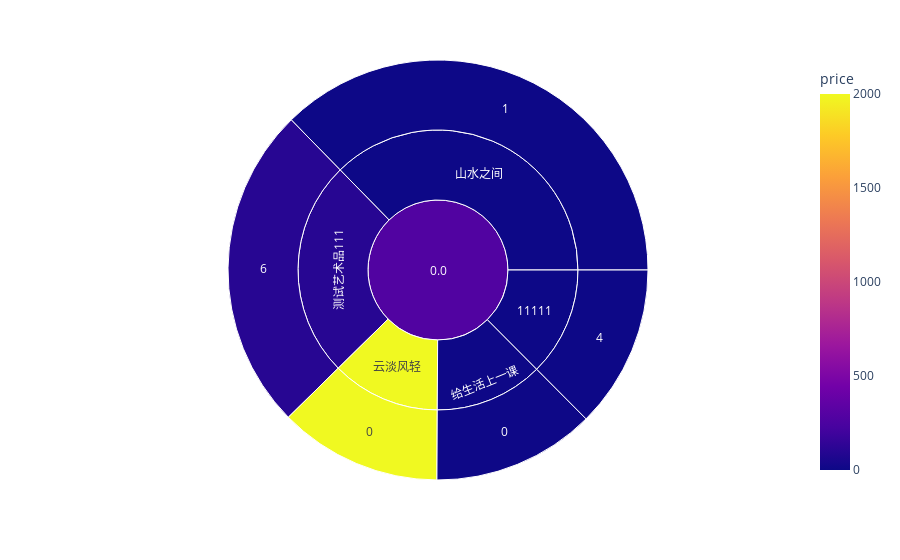

Notebook source saved alongside this figure:
### Code cell
#fig = px.pie(share_art,names ='name')
#             title = 'Artwork Genre most popular with users',
#             hover_data = ['id_y','image_id'])
##fig.update_traces(textposition='inside', textinfo='percent+label')
#fig.show()
#sample data to play around with
fig = px.sunburst(share_art, path=['views_num','name','praise_total'], values='id_x', color='price')
fig.show()

### Figure 1 — Plotly figure (JSON) as saved in the notebook; plotly's stock layout.template omitted (floating-point values rounded to 4 significant figures)
{"data": [{"branchvalues": "total", "customdata": [[2000], [2.33], [0], [0], [100], [0], [2000], [0], [100], [2.33], [276.3]], "domain": {"x": [0, 1], "y": [0, 1]}, "hoverlabel": {"namelength": 0}, "hovertemplate": "price=%{color}<br>labels=%{label}<br>id_x=%{value}<br>parent=%{parent}<br>id=%{id}", "ids": ["0.0/云淡风轻/0", "0.0/给生活上一课/0", "0.0/山水之间/1", "0.0/11111/4", "0.0/测试艺术品111/6", "0.0/11111", "0.0/云淡风轻", "0.0/山水之间", "0.0/测试艺术品111", "0.0/给生活上一课", "0.0"], "labels": ["0", "0", "1", "4", "6", "11111", "云淡风轻", "山水之间", "测试艺术品111", "给生活上一课", "0.0"], "marker": {"coloraxis": "coloraxis", "colors": [2000, 2.33, 0, 0, 100, 0, 2000, 0, 100, 2.33, 276.3]}, "name": "", "parents": ["0.0/云淡风轻", "0.0/给生活上一课", "0.0/山水之间", "0.0/11111", "0.0/测试艺术品111", "0.0", "0.0", "0.0", "0.0", "0.0", ""], "type": "sunburst", "values": [1475397051302912000, 1474631855785472000, 4388089812386574300, 1474625311828177000, 2945616502128345000, 1474625311828177000, 1475397051302912000, 4388089812386574300, 2945616502128345000, 1474631855785472000, 11758360533431480000]}], "layout": {"coloraxis": {"colorbar": {"title": {"text": "price"}}, "colorscale": [[0, "#0d0887"], [0.1111, "#46039f"], [0.2222, "#7201a8"], [0.3333, "#9c179e"], [0.4444, "#bd3786"], [0.5556, "#d8576b"], [0.6667, "#ed7953"], [0.7778, "#fb9f3a"], [0.8889, "#fdca26"], [1, "#f0f921"]]}, "legend": {"tracegroupgap": 0}, "margin": {"t": 60}}}
